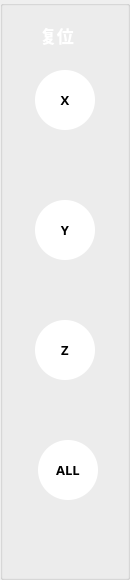
           <widget class="QGroupBox" name="groupBox_8">
            <property name="geometry">
             <rect>
              <x>149</x>
              <y>10</y>
              <width>130</width>
              <height>580</height>
             </rect>
            </property>
            <property name="maximumSize">
             <size>
              <width>130</width>
              <height>628</height>
             </size>
            </property>
            <property name="title">
             <string/>
            </property>
            <widget class="QPushButton" name="pushButton_microzup_3">
             <property name="geometry">
              <rect>
               <x>35</x>
               <y>200</y>
               <width>60</width>
               <height>60</height>
              </rect>
             </property>
             <property name="minimumSize">
              <size>
               <width>60</width>
               <height>60</height>
              </size>
             </property>
             <property name="maximumSize">
              <size>
               <width>50</width>
               <height>50</height>
              </size>
             </property>
             <property name="font">
              <font>
               <family>微软雅黑 Light</family>
               <pointsize>10</pointsize>
               <weight>75</weight>
               <bold>true</bold>
              </font>
             </property>
             <property name="autoFillBackground">
              <bool>false</bool>
             </property>
             <property name="styleSheet">
              <string notr="true">border-radius: 30px;background-color: white;</string>
             </property>
             <property name="text">
              <string>Y</string>
             </property>
            </widget>
            <widget class="QPushButton" name="pushButton_microzup_5">
             <property name="geometry">
              <rect>
               <x>38</x>
               <y>440</y>
               <width>60</width>
               <height>60</height>
              </rect>
             </property>
             <property name="minimumSize">
              <size>
               <width>60</width>
               <height>60</height>
              </size>
             </property>
             <property name="maximumSize">
              <size>
               <width>50</width>
               <height>50</height>
              </size>
             </property>
             <property name="font">
              <font>
               <family>微软雅黑 Light</family>
               <pointsize>10</pointsize>
               <weight>75</weight>
               <bold>true</bold>
              </font>
             </property>
             <property name="autoFillBackground">
              <bool>false</bool>
             </property>
             <property name="styleSheet">
              <string notr="true">border-radius: 30px;background-color: white;</string>
             </property>
             <property name="text">
              <string>ALL</string>
             </property>
            </widget>
            <widget class="QPushButton" name="pushButton_microzup_4">
             <property name="geometry">
              <rect>
               <x>35</x>
               <y>320</y>
               <width>60</width>
               <height>60</height>
              </rect>
             </property>
             <property name="minimumSize">
              <size>
               <width>60</width>
               <height>60</height>
              </size>
             </property>
             <property name="maximumSize">
              <size>
               <width>50</width>
               <height>50</height>
              </size>
             </property>
             <property name="font">
              <font>
               <family>微软雅黑 Light</family>
               <pointsize>10</pointsize>
               <weight>75</weight>
               <bold>true</bold>
              </font>
             </property>
             <property name="autoFillBackground">
              <bool>false</bool>
             </property>
             <property name="styleSheet">
              <string notr="true">border-radius: 30px;background-color: white;</string>
             </property>
             <property name="text">
              <string>Z</string>
             </property>
            </widget>
            <widget class="QLabel" name="label_15">
             <property name="geometry">
              <rect>
               <x>40</x>
               <y>20</y>
               <width>46</width>
               <height>30</height>
              </rect>
             </property>
             <property name="sizePolicy">
              <sizepolicy hsizetype="Fixed" vsizetype="Preferred">
               <horstretch>0</horstretch>
               <verstretch>0</verstretch>
              </sizepolicy>
             </property>
             <property name="maximumSize">
              <size>
               <width>16777215</width>
               <height>50</height>
              </size>
             </property>
             <property name="font">
              <font>
               <family>微软雅黑 Light</family>
               <pointsize>13</pointsize>
               <weight>75</weight>
               <bold>true</bold>
              </font>
             </property>
             <property name="styleSheet">
              <string notr="true">color:white</string>
             </property>
             <property name="text">
              <string>复位</string>
             </property>
            </widget>
            <widget class="QPushButton" name="pushButton_microzup_2">
             <property name="geometry">
              <rect>
               <x>35</x>
               <y>70</y>
               <width>60</width>
               <height>60</height>
              </rect>
             </property>
             <property name="minimumSize">
              <size>
               <width>60</width>
               <height>60</height>
              </size>
             </property>
             <property name="maximumSize">
              <size>
               <width>60</width>
               <height>60</height>
              </size>
             </property>
             <property name="font">
              <font>
               <family>微软雅黑 Light</family>
               <pointsize>10</pointsize>
               <weight>75</weight>
               <bold>true</bold>
              </font>
             </property>
             <property name="autoFillBackground">
              <bool>false</bool>
             </property>
             <property name="styleSheet">
              <string notr="true">border-radius: 30px;background-color: white;</string>
             </property>
             <property name="text">
              <string>X</string>
             </property>
            </widget>
           </widget>
